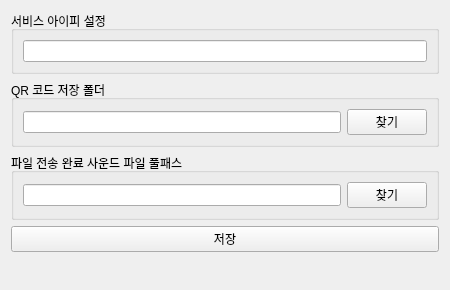
<?xml version="1.0" encoding="UTF-8"?>
<ui version="4.0">
 <class>UserScreenSetting</class>
 <widget class="QWidget" name="UserScreenSetting">
  <property name="geometry">
   <rect>
    <x>0</x>
    <y>0</y>
    <width>450</width>
    <height>280</height>
   </rect>
  </property>
  <layout class="QVBoxLayout" name="verticalLayout">
   <!-- 서비스 아이피 설정 그룹 -->
   <item>
    <widget class="QGroupBox" name="ipGroup">
     <property name="title"><string>서비스 아이피 설정</string></property>
     <layout class="QHBoxLayout" name="layoutIp">
      <item>
       <widget class="QLineEdit" name="ipEdit"/>
      </item>
     </layout>
    </widget>
   </item>
   <!-- QR 코드 저장 폴더 그룹 -->
   <item>
    <widget class="QGroupBox" name="qrFolderGroup">
     <property name="title"><string>QR 코드 저장 폴더</string></property>
     <layout class="QHBoxLayout" name="layoutQrFolder">
      <item>
       <widget class="QLineEdit" name="qrFolderEdit"/>
      </item>
      <item>
       <widget class="QPushButton" name="qrFolderBrowse">
        <property name="text"><string>찾기</string></property>
       </widget>
      </item>
     </layout>
    </widget>
   </item>
   <!-- 파일 전송 완료 사운드 그룹 -->
   <item>
    <widget class="QGroupBox" name="soundGroup">
     <property name="title"><string>파일 전송 완료 사운드 파일 풀패스</string></property>
     <layout class="QHBoxLayout" name="layoutSound">
      <item>
       <widget class="QLineEdit" name="soundEdit"/>
      </item>
      <item>
       <widget class="QPushButton" name="soundBrowse">
        <property name="text"><string>찾기</string></property>
       </widget>
      </item>
     </layout>
    </widget>
   </item>
   <!-- 저장 & 상태 -->
   <item>
    <widget class="QPushButton" name="saveButton">
     <property name="text"><string>저장</string></property>
    </widget>
   </item>
   <item>
    <widget class="QLabel" name="statusLabel"/>
   </item>
   <item>
    <spacer name="verticalSpacer">
     <property name="orientation">
      <enum>Qt::Vertical</enum>
     </property>
     <property name="sizetype">
      <enum>QSizePolicy::Expanding</enum>
     </property>
    </spacer>
   </item>
  </layout>
 </widget>
</ui>
